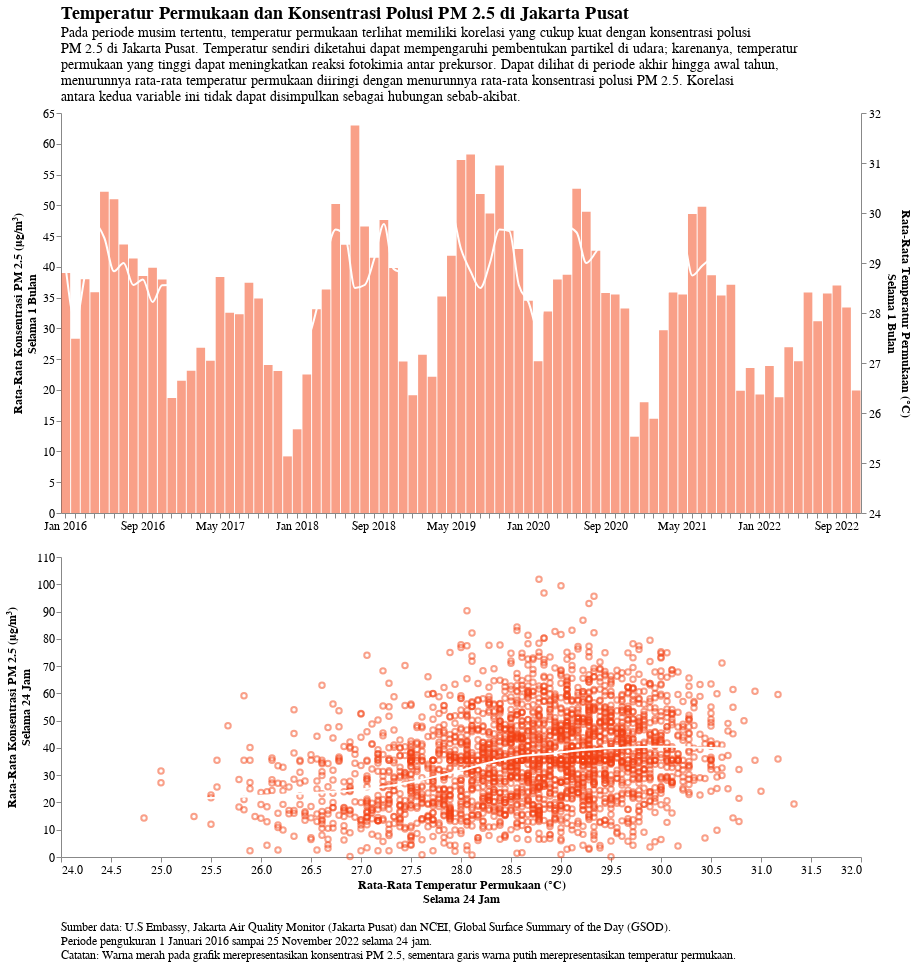

Notebook code cell kept with this figure:
### Markdown cell above
### 2.1 Temperatur vs Konsentrasi PM 2.5

### Code cell
alt.themes.enable('dark')


base = alt.Chart(title=alt.TitleParams(
        text="Temperatur Permukaan dan Konsentrasi Polusi PM 2.5 di Jakarta Pusat",
        subtitle=["Pada periode musim tertentu, temperatur permukaan terlihat memiliki korelasi yang cukup kuat dengan konsentrasi polusi",
                  "PM 2.5 di Jakarta Pusat. Temperatur sendiri diketahui dapat mempengaruhi pembentukan partikel di udara; karenanya, temperatur",
                  "permukaan yang tinggi dapat meningkatkan reaksi fotokimia antar prekursor. Dapat dilihat di periode akhir hingga awal tahun,",
                  "menurunnya rata-rata temperatur permukaan diiringi dengan menurunnya rata-rata konsentrasi polusi PM 2.5. Korelasi",
                  "antara kedua variable ini tidak dapat disimpulkan sebagai hubungan sebab-akibat."],
                  align="left", anchor="start", baseline="line-top", fontSize=18, subtitleFontSize=14)).encode(
    alt.X("tanggal", timeUnit="yearmonth", type="ordinal", axis=alt.Axis(title=None, format="%b %Y"))
).properties(
    width=800, height=400
)

bar = base.mark_bar(opacity=0.5, color='#f34213').encode(
    alt.Y('median(pm25)',
          title=["Rata-Rata Konsentrasi PM 2.5 (μg/m\u00b3)", "Selama 1 Bulan"])
)

line = base.mark_line(stroke='white', interpolate='monotone').encode(
    alt.Y('median(temperatur)',
          title=["Rata-Rata Temperatur Permukaan (°C)", "Selama 1 Bulan"],
          scale=alt.Scale(domain=[24, 32]))
)

chart1 = alt.layer(bar, line).resolve_scale(
    y = 'independent'
)

points = alt.Chart().mark_point(opacity=0.5, color='#f34213').encode(
    x=alt.X('temperatur:Q', title=["Rata-Rata Temperatur Permukaan (°C)", "Selama 24 Jam"],
            scale=alt.Scale(domain=[24,32])),
    y=alt.Y('pm25:Q', title=["Rata-Rata Konsentrasi PM 2.5 (μg/m\u00b3)", "Selama 24 Jam"])
)


chart2 = points + points.transform_loess(bandwidth=0.3, 
                            loess = "pm25", on="temperatur"
).mark_line(
    color='white',
    size=2
).properties(
    width=800, # lebar
    height=300 # tinggi
)


alt.vconcat(
    chart1, # overlay garis di scatter plot
    chart2,
    data=df_jakpus.reset_index() # reset index supaya datetime index jadi kolom
).configure_view(
    strokeWidth=0
).configure_title(
    frame='group'
).configure_axis(
    labelFontSize=12,
    titleFontSize=12,
    grid=False
).properties(
    title=alt.TitleParams(
        ['Sumber data: U.S Embassy, Jakarta Air Quality Monitor (Jakarta Pusat) dan NCEI, Global Surface Summary of the Day (GSOD).', 
        'Periode pengukuran 1 Januari 2016 sampai 25 November 2022 selama 24 jam.',
        "Catatan: Warna merah pada grafik merepresentasikan konsentrasi PM 2.5, sementara garis warna putih merepresentasikan temperatur permukaan."],
        baseline='bottom',
        orient='bottom',
        anchor='start',
        fontWeight='normal',
        fontSize=12,
        offset=30
    )
)

### Figure 1 — Vega-Lite specification as saved in the notebook (floating-point values rounded to 4 significant figures; data arrays with more than 128 entries replaced by an {"elided": "..."} marker saying what was removed)
{"usermeta": {"embedOptions": {"theme": "dark"}}, "config": {"view": {"continuousWidth": 400, "continuousHeight": 300, "strokeWidth": 0}, "axis": {"grid": false, "labelFontSize": 12, "titleFontSize": 12}, "title": {"frame": "group"}}, "vconcat": [{"layer": [{"mark": {"type": "bar", "color": "#f34213", "opacity": 0.5}, "encoding": {"x": {"axis": {"format": "%b %Y", "title": null}, "field": "tanggal", "timeUnit": "yearmonth", "type": "ordinal"}, "y": {"aggregate": "median", "field": "pm25", "title": ["Rata-Rata Konsentrasi PM 2.5 (μg/m³)", "Selama 1 Bulan"], "type": "quantitative"}}, "height": 400, "title": {"text": "Temperatur Permukaan dan Konsentrasi Polusi PM 2.5 di Jakarta Pusat", "align": "left", "anchor": "start", "baseline": "line-top", "fontSize": 18, "subtitle": ["Pada periode musim tertentu, temperatur permukaan terlihat memiliki korelasi yang cukup kuat dengan konsentrasi polusi", "PM 2.5 di Jakarta Pusat. Temperatur sendiri diketahui dapat mempengaruhi pembentukan partikel di udara; karenanya, temperatur", "permukaan yang tinggi dapat meningkatkan reaksi fotokimia antar prekursor. Dapat dilihat di periode akhir hingga awal tahun,", "menurunnya rata-rata temperatur permukaan diiringi dengan menurunnya rata-rata konsentrasi polusi PM 2.5. Korelasi", "antara kedua variable ini tidak dapat disimpulkan sebagai hubungan sebab-akibat."], "subtitleFontSize": 14}, "width": 800}, {"mark": {"type": "line", "interpolate": "monotone", "stroke": "white"}, "encoding": {"x": {"axis": {"format": "%b %Y", "title": null}, "field": "tanggal", "timeUnit": "yearmonth", "type": "ordinal"}, "y": {"aggregate": "median", "field": "temperatur", "scale": {"domain": [24, 32]}, "title": ["Rata-Rata Temperatur Permukaan (°C)", "Selama 1 Bulan"], "type": "quantitative"}}, "height": 400, "title": {"text": "Temperatur Permukaan dan Konsentrasi Polusi PM 2.5 di Jakarta Pusat", "align": "left", "anchor": "start", "baseline": "line-top", "fontSize": 18, "subtitle": ["Pada periode musim tertentu, temperatur permukaan terlihat memiliki korelasi yang cukup kuat dengan konsentrasi polusi", "PM 2.5 di Jakarta Pusat. Temperatur sendiri diketahui dapat mempengaruhi pembentukan partikel di udara; karenanya, temperatur", "permukaan yang tinggi dapat meningkatkan reaksi fotokimia antar prekursor. Dapat dilihat di periode akhir hingga awal tahun,", "menurunnya rata-rata temperatur permukaan diiringi dengan menurunnya rata-rata konsentrasi polusi PM 2.5. Korelasi", "antara kedua variable ini tidak dapat disimpulkan sebagai hubungan sebab-akibat."], "subtitleFontSize": 14}, "width": 800}], "resolve": {"scale": {"y": "independent"}}}, {"layer": [{"mark": {"type": "point", "color": "#f34213", "opacity": 0.5}, "encoding": {"x": {"field": "temperatur", "scale": {"domain": [24, 32]}, "title": ["Rata-Rata Temperatur Permukaan (°C)", "Selama 24 Jam"], "type": "quantitative"}, "y": {"field": "pm25", "title": ["Rata-Rata Konsentrasi PM 2.5 (μg/m³)", "Selama 24 Jam"], "type": "quantitative"}}}, {"mark": {"type": "line", "color": "white", "size": 2}, "encoding": {"x": {"field": "temperatur", "scale": {"domain": [24, 32]}, "title": ["Rata-Rata Temperatur Permukaan (°C)", "Selama 24 Jam"], "type": "quantitative"}, "y": {"field": "pm25", "title": ["Rata-Rata Konsentrasi PM 2.5 (μg/m³)", "Selama 24 Jam"], "type": "quantitative"}}, "height": 300, "transform": [{"loess": "pm25", "on": "temperatur", "bandwidth": 0.3}], "width": 800}]}], "data": {"name": "data-a4e5a9de6a9db9293357b7037057e0e4"}, "title": {"text": ["Sumber data: U.S Embassy, Jakarta Air Quality Monitor (Jakarta Pusat) dan NCEI, Global Surface Summary of the Day (GSOD).", "Periode pengukuran 1 Januari 2016 sampai 25 November 2022 selama 24 jam.", "Catatan: Warna merah pada grafik merepresentasikan konsentrasi PM 2.5, sementara garis warna putih merepresentasikan temperatur permukaan."], "anchor": "start", "baseline": "bottom", "fontSize": 12, "fontWeight": "normal", "offset": 30, "orient": "bottom"}, "$schema": "https://vega.github.io/schema/vega-lite/v4.17.0.json", "datasets": {"data-a4e5a9de6a9db9293357b7037057e0e4": {"elided": "2521 records"}}}
